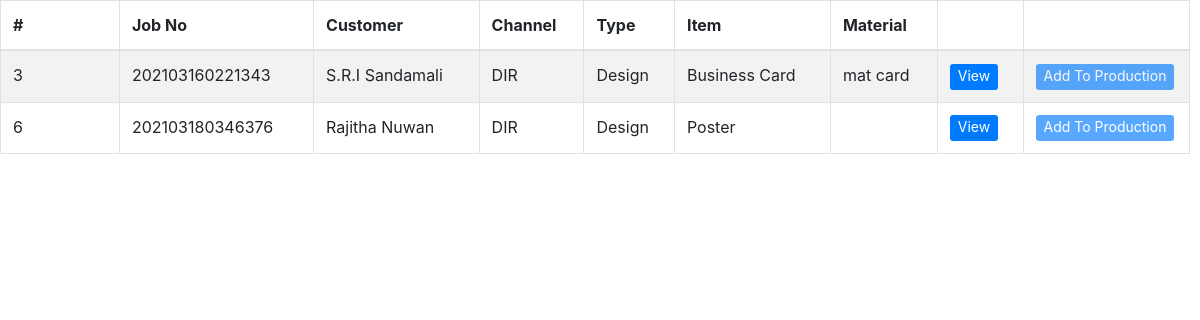
Before: /tables/design_table.php (signed in) with the older database file.
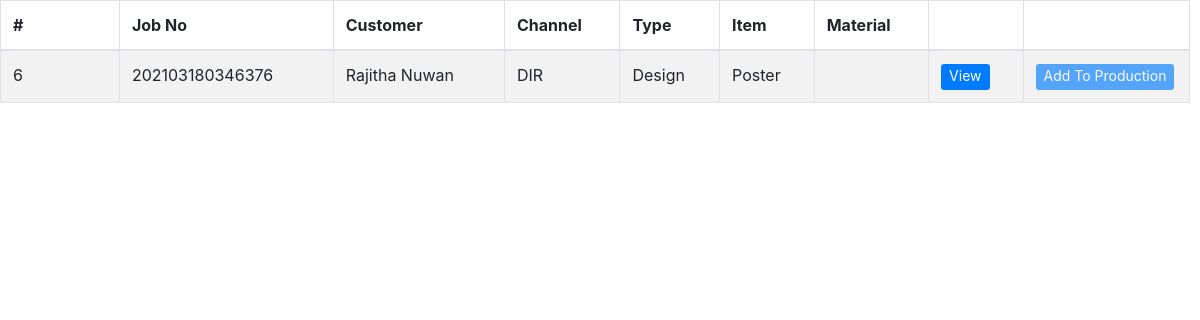
After: the same page with the newer database file.
### tables this page shows
CREATE TABLE `jobs` (
  `id` int(11) NOT NULL,
  `job_no` varchar(100) NOT NULL,
  `customer` varchar(400) NOT NULL,
  `channel` varchar(100) NOT NULL,
  `job_type` varchar(100) NOT NULL,
  `product` varchar(100) NOT NULL,
  `category` varchar(100) NOT NULL,
  `material` varchar(64) NOT NULL,
  `size` varchar(50) NOT NULL,
  `bind` varchar(50) NOT NULL,
  `colour` text NOT NULL,
  `user_description` varchar(250) NOT NULL,
  `date` date NOT NULL,
  `quantity` decimal(10,2) NOT NULL,
  `unit_price` decimal(10,2) NOT NULL,
  `budget` decimal(10,2) NOT NULL,
  `discount` decimal(10,2) NOT NULL,
  `discounted` decimal(10,2) NOT NULL,
  `ad_pay_amount` decimal(10,2) NOT NULL,
  `rest` decimal(10,2) NOT NULL,
  `admin_description` varchar(250) NOT NULL,
  `state` enum('request','design','production','reject','QA','complete','dispatch') NOT NULL,
  `accepted_by` varchar(100) NOT NULL,
  `designed_by` varchar(150) NOT NULL,
  `production_by` varchar(150) NOT NULL,
  `checked_by` varchar(100) NOT NULL,
  `failed_reason` varchar(255) NOT NULL,
  `cash` decimal(10,2) NOT NULL,
  `change_amt` decimal(10,2) NOT NULL,
  `payment` decimal(10,2) NOT NULL,
  `dispatch_day` varchar(100) NOT NULL,
  `dispatch_year` varchar(10) NOT NULL,
  `dispatch_month` varchar(10) NOT NULL,
  `dispatched_by` varchar(150) NOT NULL
);

### tables/design_table.php (the view, shortened to what this page needs)
<!DOCTYPE html>
<html>
<head>
</head>
<body>
      <?php
       require '../include/config.php';
       $view_status ="design";
       $user = $_SESSION['email'];
       $qry = mysqli_query($conn ,"SELECT level FROM signup WHERE email='$user'");
       $data = mysqli_fetch_array($qry);
       $level= $data['level'];
      if(isset($_POST["query"])){
          if($level==3){
              $query = "SELECT * FROM jobs WHERE state='$view_status' AND designed_by='$user' ";
          }else{
              $query = "SELECT * FROM jobs WHERE state='$view_status'";
          }
      }else{
         if($level==3){
              $query = "SELECT * FROM jobs WHERE state='$view_status' AND designed_by='$user' ";
          }else{
            $query = "SELECT * FROM jobs WHERE state='$view_status'";
          }
      }
      $result = mysqli_query($conn ,$query);
      if(mysqli_num_rows($result)>0)
      {
        ?>
<div class="tablealign">
 <?php include('../include/head.php'); ?>
  <table id="example" class="table table-striped table-bordered" style="width:100%">
   <thead>
    <tr>
     <th>#</th>
     <th>Job No</th>
     <th>Customer</th>
     <th>Channel</th>
     <th>Type</th>
     <th>Item</th>
     <th>Material</th>
     <th></th>
     <th style="width: 14%;"></th>
    </tr>
   </thead>
   <tbody>
   <?php
   while($row = mysqli_fetch_array($result))
   {
    echo '
    <tr>
     <td style="width: 10%;">'.$row["id"].'</td>
     <td>'.$row["job_no"].'</td>
     <td>'.$row["customer"].'</td>
     <td>'.$row["channel"].'</td>
     <td>'.$row["job_type"].'</td>
     <td>'.$row["product"].'</td>
     <td>'.$row["material"].'</td>
     <td><button type="button" id="'.$row["id"].'" name="'.$row["id"].'" class="btn btn-primary btn-sm view_data" data-toggle="modal" data-target="#myModaldesign" style="border: 0px; color: #ffffff; font-size: 14px; padding-top: 1px;">View</button></td>';
     if($level==4){
        echo  '<td><button type="button" onclick="addproduction('.$row["id"].')" class="btn btn-primary btn-sm" style="border: 0px; color: #ffffff; font-size: 14px; padding-top: 1px;">Add To Production</button></td>';
     }else{
        echo  '<td><button type="button" onclick="addproduction('.$row["id"].')" class="btn btn-primary btn-sm" style="border: 0px; color: #ffffff; font-size: 14px; padding-top: 1px;" disabled>Add To Production</button></td>';
     }
    echo '</tr>';
   }
   ?>
   </tbody>
  </table>
</div>
   <?php
  }
  else
  {
   echo 'Data Not Found';
  }
  ?>
  </body>
  </html>

### include/head.php (shortened to what this page needs)
<link href="../vendor/bootstrap/css/bootstrap.min.css" rel="stylesheet">
<link href="../vendor/font-awesome/css/font-awesome.min.css" rel="stylesheet" type="text/css">
<link href="../vendor/datatables/dataTables.bootstrap4.css" rel="stylesheet">
<link href="../css/sb-admin.css" rel="stylesheet">
<link href="../css/main.css" rel="stylesheet">

### css/sb-admin.css (style rules this page uses)
html { position: relative; min-height: 100%; }
body { overflow-x: hidden; }

### tables/design_table.php (style rules this page uses)
.tablealign { margin-right: 10px; }

Changed rows visible on the page:
no longer on this page (row edited): jobs: id "3", job_no "202103160221343", customer "S.R.I Sandamali", channel "DIR", job_type "Design", product "Business Card", material "mat card"
